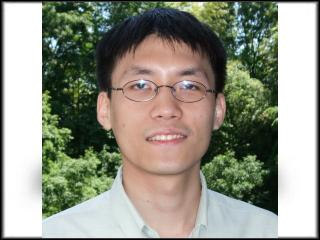
#> input picture test.jpg, 320 x 240 px
$ python test.py
#> lines starting #> are read from the running program, lines starting #| are printed output that depends on the picture; after the words box and inside, x2 and y2 are one past the last pixel; in counts of white or black regions, pixels touching at a corner belong together
import cv2
import numpy as np

# Load image
frame = cv2.imread('test.jpg')
#> frame is the input picture: shape (240, 320, 3); mean B, G, R 132.8, 146.4, 145.9

# Load Haar cascade for face detection
face_cascade = cv2.CascadeClassifier(
    cv2.data.haarcascades + 'haarcascade_frontalface_default.xml'
)

# Convert to grayscale
gray = cv2.cvtColor(frame, cv2.COLOR_BGR2GRAY)
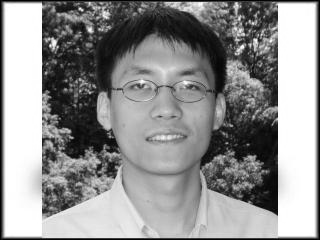
#> gray: shape (240, 320); min 0, max 255, mean 144.7

# Detect faces
faces = face_cascade.detectMultiScale(gray, 1.1, 4)
#> faces = [[104, 40, 125, 125]]

# Draw rectangles
for (x, y, w, h) in faces:
    cv2.rectangle(frame, (x, y), (x + w, y + h), (0, 255, 0), 2)
#> this loop made 1 pass
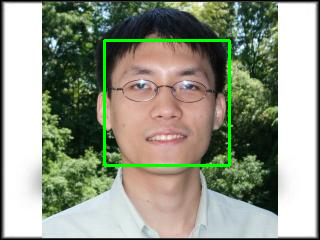
#> frame: shape (240, 320, 3); 1.95% of pixels changed, all inside (x1, y1, x2, y2) = (103, 39, 231, 167)

# Show result
cv2.imshow("Face Detection", frame)

# Wait until any key is pressed
cv2.waitKey(0)
cv2.destroyAllWindows()
